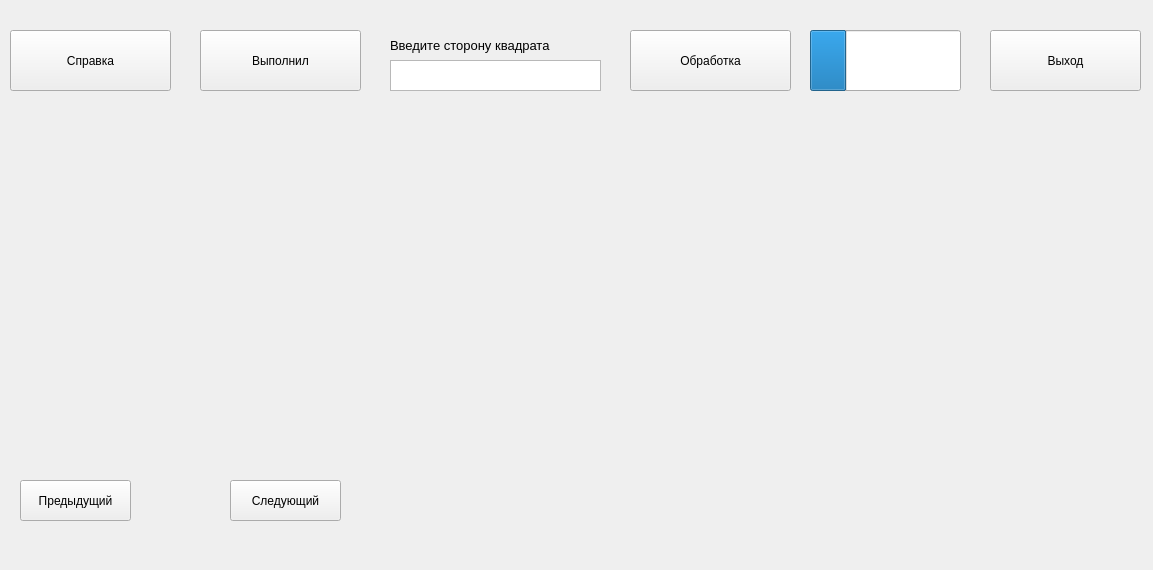
<?xml version="1.0" encoding="UTF-8"?>
<ui version="4.0">
 <class>MainWindow</class>
 <widget class="QMainWindow" name="MainWindow">
  <property name="geometry">
   <rect>
    <x>0</x>
    <y>0</y>
    <width>1153</width>
    <height>570</height>
   </rect>
  </property>
  <property name="windowTitle">
   <string>MainWindow</string>
  </property>
  <widget class="QWidget" name="centralWidget">
   <widget class="QLabel" name="Current">
    <property name="geometry">
     <rect>
      <x>20</x>
      <y>130</y>
      <width>321</width>
      <height>320</height>
     </rect>
    </property>
    <property name="text">
     <string>&lt;html&gt;&lt;head/&gt;&lt;body&gt;&lt;p align=&quot;center&quot;&gt;&lt;br/&gt;&lt;/p&gt;&lt;/body&gt;&lt;/html&gt;</string>
    </property>
   </widget>
   <widget class="QPushButton" name="pushButton">
    <property name="geometry">
     <rect>
      <x>630</x>
      <y>30</y>
      <width>161</width>
      <height>61</height>
     </rect>
    </property>
    <property name="text">
     <string>Обработка</string>
    </property>
    <property name="icon">
     <iconset resource="resources.qrc">
      <normaloff>:/images/images/search.png</normaloff>:/images/images/search.png</iconset>
    </property>
   </widget>
   <widget class="QTextEdit" name="textEdit">
    <property name="geometry">
     <rect>
      <x>390</x>
      <y>60</y>
      <width>211</width>
      <height>31</height>
     </rect>
    </property>
    <property name="font">
     <font>
      <pointsize>10</pointsize>
     </font>
    </property>
   </widget>
   <widget class="QLabel" name="label_2">
    <property name="geometry">
     <rect>
      <x>390</x>
      <y>30</y>
      <width>211</width>
      <height>31</height>
     </rect>
    </property>
    <property name="text">
     <string>&lt;html&gt;&lt;head/&gt;&lt;body&gt;&lt;p&gt;&lt;span style=&quot; font-size:10pt;&quot;&gt;Введите сторону квадрата&lt;/span&gt;&lt;/p&gt;&lt;/body&gt;&lt;/html&gt;</string>
    </property>
   </widget>
   <widget class="QLabel" name="label_3">
    <property name="geometry">
     <rect>
      <x>20</x>
      <y>260</y>
      <width>131</width>
      <height>16</height>
     </rect>
    </property>
    <property name="text">
     <string/>
    </property>
   </widget>
   <widget class="QLabel" name="label">
    <property name="geometry">
     <rect>
      <x>390</x>
      <y>130</y>
      <width>320</width>
      <height>320</height>
     </rect>
    </property>
    <property name="text">
     <string>&lt;html&gt;&lt;head/&gt;&lt;body&gt;&lt;p align=&quot;center&quot;&gt;&lt;br/&gt;&lt;/p&gt;&lt;/body&gt;&lt;/html&gt;</string>
    </property>
   </widget>
   <widget class="QPushButton" name="pushButton_next">
    <property name="geometry">
     <rect>
      <x>230</x>
      <y>480</y>
      <width>111</width>
      <height>41</height>
     </rect>
    </property>
    <property name="text">
     <string>Следующий</string>
    </property>
    <property name="icon">
     <iconset resource="resources.qrc">
      <normaloff>:/images/images/go.png</normaloff>:/images/images/go.png</iconset>
    </property>
   </widget>
   <widget class="QPushButton" name="pushButton_prev">
    <property name="geometry">
     <rect>
      <x>20</x>
      <y>480</y>
      <width>111</width>
      <height>41</height>
     </rect>
    </property>
    <property name="text">
     <string>Предыдущий</string>
    </property>
    <property name="icon">
     <iconset resource="resources.qrc">
      <normaloff>:/images/images/go1.png</normaloff>:/images/images/go1.png</iconset>
    </property>
   </widget>
   <widget class="QPushButton" name="pushButton_2">
    <property name="geometry">
     <rect>
      <x>10</x>
      <y>30</y>
      <width>161</width>
      <height>61</height>
     </rect>
    </property>
    <property name="text">
     <string>Справка</string>
    </property>
    <property name="icon">
     <iconset resource="resources.qrc">
      <normaloff>:/images/images/info.png</normaloff>:/images/images/info.png</iconset>
    </property>
   </widget>
   <widget class="QPushButton" name="pushButton_3">
    <property name="geometry">
     <rect>
      <x>200</x>
      <y>30</y>
      <width>161</width>
      <height>61</height>
     </rect>
    </property>
    <property name="text">
     <string>Выполнил</string>
    </property>
    <property name="icon">
     <iconset resource="resources.qrc">
      <normaloff>:/images/images/qt.png</normaloff>:/images/images/qt.png</iconset>
    </property>
   </widget>
   <widget class="QPushButton" name="pushButton_4">
    <property name="geometry">
     <rect>
      <x>990</x>
      <y>30</y>
      <width>151</width>
      <height>61</height>
     </rect>
    </property>
    <property name="text">
     <string>Выход</string>
    </property>
   </widget>
   <widget class="QLabel" name="step">
    <property name="geometry">
     <rect>
      <x>150</x>
      <y>490</y>
      <width>51</width>
      <height>21</height>
     </rect>
    </property>
    <property name="text">
     <string/>
    </property>
   </widget>
   <widget class="QLabel" name="warning">
    <property name="geometry">
     <rect>
      <x>780</x>
      <y>100</y>
      <width>221</width>
      <height>41</height>
     </rect>
    </property>
    <property name="font">
     <font>
      <pointsize>9</pointsize>
     </font>
    </property>
    <property name="text">
     <string/>
    </property>
    <property name="alignment">
     <set>Qt::AlignCenter</set>
    </property>
   </widget>
   <widget class="QLabel" name="sol">
    <property name="geometry">
     <rect>
      <x>770</x>
      <y>130</y>
      <width>351</width>
      <height>411</height>
     </rect>
    </property>
    <property name="text">
     <string/>
    </property>
   </widget>
   <widget class="QProgressBar" name="progressBar">
    <property name="geometry">
     <rect>
      <x>810</x>
      <y>30</y>
      <width>151</width>
      <height>61</height>
     </rect>
    </property>
    <property name="value">
     <number>24</number>
    </property>
    <property name="textVisible">
     <bool>false</bool>
    </property>
   </widget>
  </widget>
 </widget>
 <layoutdefault spacing="6" margin="11"/>
 <resources>
  <include location="resources.qrc"/>
 </resources>
 <connections/>
</ui>
